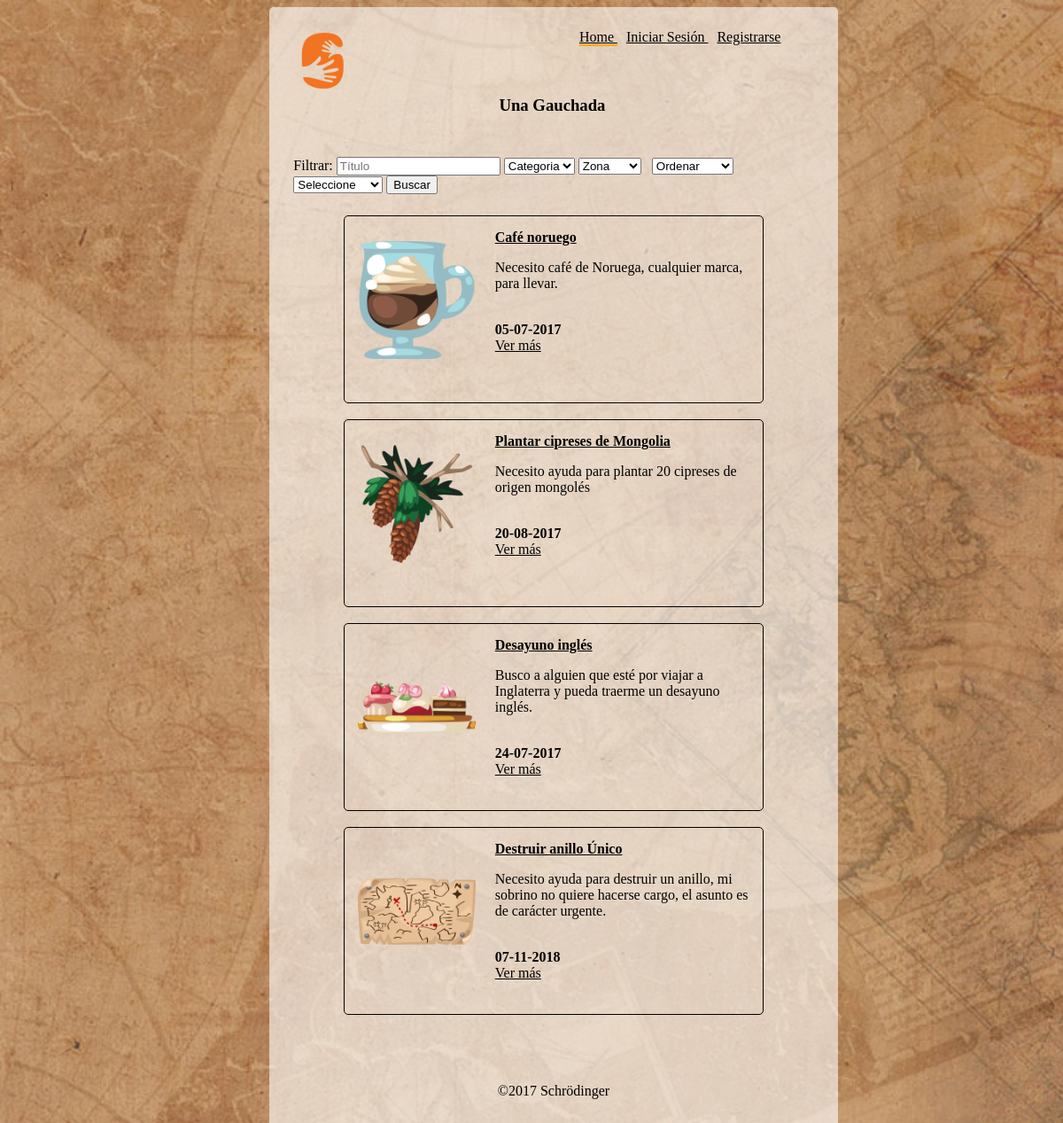
The page / on the database its author committed.
### tables this page shows
CREATE TABLE `gauchada` (
  `idGauchada` int(10) unsigned NOT NULL AUTO_INCREMENT,
  `autor_usuarioid` int(10) unsigned NOT NULL,
  `descripcion` text NOT NULL,
  `titulo` varchar(45) DEFAULT NULL,
  `foto` varchar(254) DEFAULT NULL,
  `fecha` date DEFAULT NULL,
  `calificacionid` int(10) unsigned NOT NULL,
  `comentarioCal` text,
  `cantPost` int(11) DEFAULT NULL,
  `editado` timestamp NULL DEFAULT CURRENT_TIMESTAMP ON UPDATE CURRENT_TIMESTAMP,
  `creado` timestamp NULL DEFAULT CURRENT_TIMESTAMP,
  PRIMARY KEY (`idGauchada`),
  KEY `fk_G_U_idx` (`autor_usuarioid`),
  KEY `fk_G_Cf_idx` (`calificacionid`),
  CONSTRAINT `fk_G_Cf` FOREIGN KEY (`calificacionid`) REFERENCES `calificacion` (`idcalificacion`) ON UPDATE CASCADE,
  CONSTRAINT `fk_G_U` FOREIGN KEY (`autor_usuarioid`) REFERENCES `usuario` (`idUsuario`) ON UPDATE CASCADE
);

### bd.php (called while the page is built, shortened)
<?php
function conexion($srv='localhost',$usr='root',$pass='',$bd='mydb'){
	$con = mysqli_connect($srv,$usr,$pass,$bd);
	if ($con) {
		return $con;
	} else return false;
}
function fetch($query='',$individual=false){
	$con = conexion();
	$res = mysqli_query($con,$query);
	$data=array();
	while ( $row = mysqli_fetch_assoc($res) ) {
		$data[] = $row;
	}
	if ( !$individual ) {
		return $data;
	} else {
		return $data[0];
	}
}

### index.php (the view, shortened to what this page needs)
<?php require 'includes/encabezadoLog.php';
?>
<?php
	$titulo = false;
	$categoria = false;
	$zona = false;
	$filtros = ($titulo || $categoria!=0 || $zona!=0) ? ' ' : '1=1';
	$query = "SELECT distinct
					g.idGauchada,
					g.titulo,
					g.foto,
					g.fecha,
					g.descripcion
				FROM
					gauchada as g
				LEFT JOIN gauchadacat as gc ON gc.gauchadaId=g.idGauchada
				LEFT JOIN gauchadazona as gz ON gz.gauchadaId=g.idGauchada
				WHERE g.calificacionid=0 AND $filtros $orden";
	$datos = fetch($query); ?>
	<div class="menu">
		<h3 class="titulo">Una Gauchada</h3>
		<section id="filtro">
			<form method="GET" action="index.php">
				<p><label>Filtrar:</label>
				<input type="text" name="titulo" placeholder="Título" value="<?php if (isset($_GET['titulo'])) { echo $_GET['titulo']; } ?>">
				<select name="cat">
					<option value="0" selected>Categoria</option>
					</select>
					<select name="zona">
						<option value="0" selected>Zona</option>
					</select>&nbsp;&nbsp;
					<select name="crit" id="crit" required>
						<option value="0" selected>Ordenar</option>
					</select>
					<select name="ord" id="ordenar" required>
						<option value="0" selected>Seleccione</option>
					</select>
					<button>Buscar</button></p>
			</form>
		</section>
	<?php if (!empty($datos)) { ?>
		<section id="main">
		<?php foreach ($datos as $row) { ?>
				<?php $fecha = $row['fecha'];
				$split = explode('-', $fecha);
	 			$fechaBien = $split[2].'-'.$split[1].'-'.$split[0];?>
				<div class="gauchada">
					<div class="imagenG">
					<img src="<?php
					echo ($row['foto']) ? $row['foto'] : 'img/logo.png' ;?>"><br>
					</div>
					<div class="contenidoG">
					<div class="tituloG">
						<a  href="gauchada.php?id=<?php echo $row['idGauchada'] ?>"><?php echo $row['titulo']; ?></a>
					</div>
					<p><?php echo $row['descripcion']; ?></p><br>
					<h4><?php echo $fechaBien; ?></h4>
					<a class="masG" href="gauchada.php?id=<?php echo $row['idGauchada'] ?>">Ver más</a>
					</div>
				</div><br>
			<?php } ?>
		<?php } else {?>
		<div id="vacio">
		<?php  	echo "<h4 class='error'>No hay gauchadas disponibles :( </h4>";?>
		</div>
	<?php } ?>
	</section>
</div>
<?php require 'includes/footer.php'; ?>

### styles/style.css (style rules this page uses)
body { background-image: url(../img/mapa3.jpg); background-repeat:repeat; background-attachment: fixed; background-size: cover; }
#main { width: 100%; margin-top: 5%; }
#filtro { margin-top: 10%; width: 124%; margin-left: -12%; }
.menu { margin: 10%; clear: both; }
.gauchada { border: solid black 1px; clear: both; padding: 15px; border-radius: 5px; height: 180px; }
.gauchada a { color: black; }
.gauchada img { width: 80%; }
.tituloG a { text-align: center; font-weight: bolder; }
.tituloG { width: 100%; }
.titulo { margin-left: 37%; }
.imagenG { width: 30%; float: left; margin-top: 3%; }
.imagenG img { width: 100%; }
.contenidoG { float: right; width: 65%; }
.contenidoG h4 { margin: 0; }

### rows shown on the page
gauchada: foto (picture), titulo "Café noruego", descripcion "Necesito café de Noruega, cualquier marca, para llevar.", fecha "05-07-2017"
gauchada: foto (picture), titulo "Plantar cipreses de Mongolia", descripcion "Necesito ayuda para plantar 20 cipreses de origen mongolés", fecha "20-08-2017"
gauchada: foto (picture), titulo "Desayuno inglés", descripcion "Busco a alguien que esté por viajar a Inglaterra y pueda traerme un desayuno inglés.", fecha "24-07-2017"
gauchada: foto (picture), titulo "Destruir anillo Único", descripcion "Necesito ayuda para destruir un anillo, mi sobrino no quiere hacerse cargo, el asunto es de carácter urgente.", fecha "07-11-2018"
